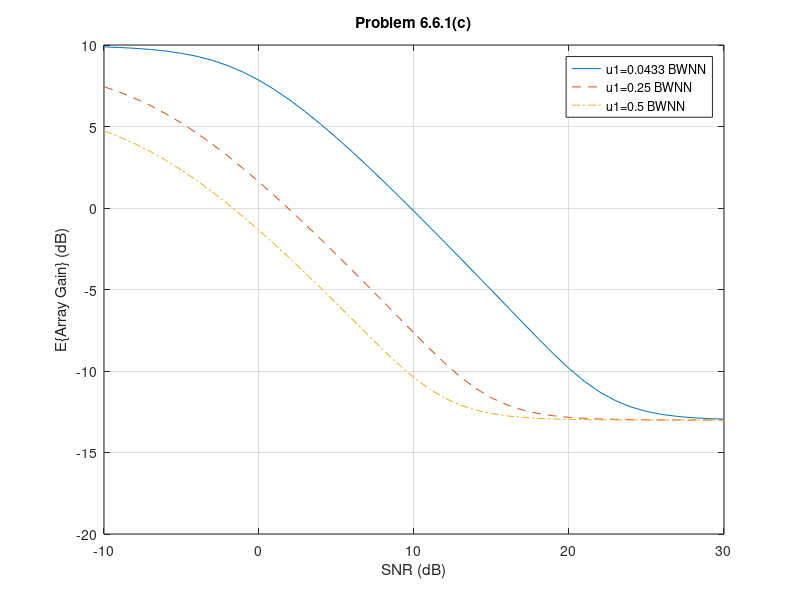

The MATLAB script that drew this image:
%%%%%%%%%%%%%%%%%%%%%%%%%%%%%%%%
% problem 6.6.1(c)
% K. Bell 11/30/98
% updated by K. Bell 11/26/00
%%%%%%%%%%%%%%%%%%%%%%%%%%%%%%%%

clear all
close all
%************************
% Array
%************************
N = 10;                                 % Elements in array
d = 0.5;                                % sensor spacing half wavelength wrt wc
D = [-(N-1)/2:1:(N-1)/2].';
BWNN = 2/(N*d);


%************************
% Source
%************************
u0 = 0;
A0 = exp(j*2*pi*d*D*u0);

u1 = [0.0433 0.25 0.5]*BWNN;
n1=length(u1);
Sf = 10.^([-10:1:30]/10);
nf = length(Sf);
EA=zeros(n1,nf);

for q=1:n1
   us = [-1:0.01:1]*u1(q);
   du = 0.01*u1(q);
   AS = exp(j*2*pi*d*D*us);
   ns = length(us);
   for k=1:nf
      A = zeros(1,ns);
      for n=1:ns
         Sx = Sf(k)*AS(:,n)*AS(:,n)'+eye(N);
         Sxinv = inv(Sx);
         w = Sxinv*A0/(A0'*Sxinv*A0);
         A(n) = real(w'*AS(:,n)*AS(:,n)'*w)/real(w'*w);
      end
      EA(q,k) = sum(A)*du*0.5/u1(q);
   end
end

figure(1)
h1=plot(10*log10(Sf),10*log10(abs(EA(1,:))),'-');
hold on
h2=plot(10*log10(Sf),10*log10(abs(EA(2,:))),'--');
h3=plot(10*log10(Sf),10*log10(abs(EA(3,:))),'-.');
hold off
ylabel('E\{Array Gain\} (dB)')
xlabel('SNR (dB)')
axis([-10 30 -20 10])
grid on
legend([h1 h2 h3],['u1=' num2str(u1(1)/BWNN) ' BWNN'],['u1=' num2str(u1(2)/BWNN) ' BWNN'],['u1=' num2str(u1(3)/BWNN) ' BWNN']);
title('Problem 6.6.1(c)')